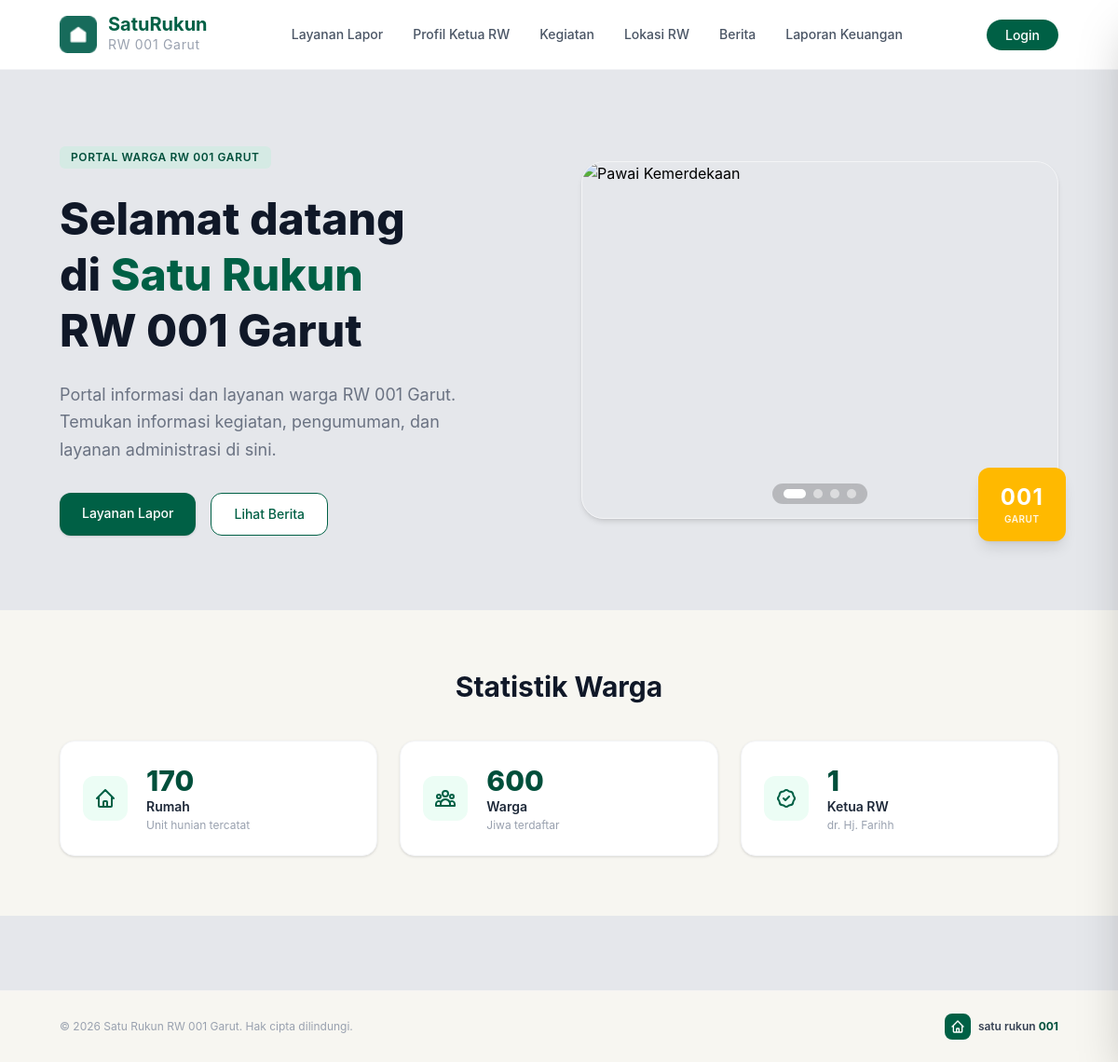
The page / on the database its author committed.
### tables this page shows
CREATE TABLE `statistik` (
  `id` int(11) NOT NULL DEFAULT 1,
  `jumlah_rumah` int(11) DEFAULT 128,
  `jumlah_warga` int(11) DEFAULT 436,
  `nama_ketua_rw` varchar(100) DEFAULT 'dr. Hj. Farih'
);

### index.php (the view, shortened to what this page needs)
<?php
require 'koneksi.php';
$q_stat = mysqli_query($conn, "SELECT * FROM statistik WHERE id = 1");
$stat   = mysqli_fetch_assoc($q_stat);
?>
<!doctype html>
<html lang="id">
  <head>
    <link rel="stylesheet" href="./src/output.css" />
  </head>
  <body class="bg-gray-200 font-sans">
    <header
      class="bg-white border-b border-gray-100 py-4 px-6 md:px-16 flex items-center justify-between"
    >
      <div class="flex items-center space-x-1">
        <a
          href="index.html"
          class="flex items-center space-x-3 group cursor-pointer"
        >
        <img
          src="assets/gambar/logo_main_web.png"
          alt="Logo Satu Rukun"
          class="h-10 w-auto"
        />
          <div class="font-bold text-xl leading-none text-emerald-800">
            SatuRukun <br />
            <span class="text-sm font-normal text-gray-400 tracking-wider">
              RW 001 Garut
            </span>
          </div>
        </a>
      </div>
      <nav
        class="hidden lg:flex items-center space-x-8 text-sm font-medium text-gray-600"
      >
        <a
          href="./halaman/layananlapor.php"
          class="hover:text-emerald-700 transition"
          >Layanan Lapor</a
        >
        <a
          href="./halaman/profil-rw.php"
          class="hover:text-emerald-700 transition"
          >Profil Ketua RW</a
        >
        <a
          href="./halaman/kegiatan.php"
          class="hover:text-emerald-700 transition"
          >Kegiatan</a
        >
        <a
          href="./halaman/lokasi.html"
          class="hover:text-emerald-700 transition"
          >Lokasi RW</a
        >
        <a
          href="./halaman/berita.php"
          class="hover:text-emerald-700 transition"
          >Berita</a
        >
        <a
          href="./halaman/keuangan.php"
          class="hover:text-emerald-700 transition"
          >Laporan Keuangan</a
        >
      </nav>
<div>
  <?php if (isset($_SESSION['user_id'])): ?>
    <button
      id="userMenuBtn"
      class="flex items-center space-x-2 bg-emerald-800 hover:bg-emerald-900 text-white p-2.5 sm:px-4 sm:py-2 rounded-full transition duration-200 shadow-sm focus:outline-none"
    >
      <svg
        xmlns="http://www.w3.org/2000/svg"
        class="w-5 h-5"
        fill="none"
        viewBox="0 0 24 24"
        stroke="currentColor"
        stroke-width="2"
      >
        <path
          stroke-linecap="round"
          stroke-linejoin="round"
          d="M16 7a4 4 0 11-8 0 4 4 0 018 0zM12 14a7 7 0 00-7 7h14a7 7 0 00-7-7z"
        />
      </svg>
      <span class="text-xs sm:text-sm font-medium hidden sm:inline">
        <?= htmlspecialchars($_SESSION['nama']) ?>
      </span>
    </button>
  <?php else: ?>
    <a
      href="./halaman/login.html"
      class="px-5 py-2 bg-emerald-800 hover:bg-emerald-900 text-white rounded-full text-sm font-medium transition"
    >
      Login
    </a>
  <?php endif; ?>
</div>
    </header>
    <main
      class="max-w-7xl mx-auto px-6 md:px-16 py-12 lg:py-20 grid grid-cols-1 lg:grid-cols-2 gap-12 items-center"
    >
      <div class="space-y-6">
        <span
          class="inline-block px-3 py-1 bg-emerald-200/25 text-emerald-900 text-xs font-semibold tracking-wider rounded-md uppercase"
        >
          PORTAL WARGA RW 001 GARUT
        </span>
        <h1
          class="text-4xl md:text-5xl font-extrabold text-gray-900 leading-tight"
        >
          Selamat datang <br />
          di <span class="text-emerald-800">Satu Rukun</span> <br />
          RW 001 Garut
        </h1>
        <p class="text-gray-500 text-base md:text-lg max-w-md leading-relaxed">
          Portal informasi dan layanan warga RW 001 Garut. Temukan informasi
          kegiatan, pengumuman, dan layanan administrasi di sini.
        </p>
        <div class="flex flex-wrap gap-4 pt-2">
          <a
            href="./halaman/layananlapor.php"
            class="px-6 py-3 bg-emerald-800 hover:bg-emerald-900 text-white font-medium rounded-xl text-sm shadow-sm transition"
          >
            Layanan Lapor
          </a>
          <a
            href="./halaman/berita.php"
            class="px-6 py-3 bg-white border border-emerald-800 text-emerald-800 hover:bg-emerald-50 font-medium rounded-xl text-sm transition"
          >
            Lihat Berita
          </a>
        </div>
      </div>
      <div class="relative w-full max-w-xl mx-auto">
        <div
          id="slider"
          class="flex overflow-x-auto snap-x snap-mandatory scroll-smooth no-scrollbar rounded-3xl shadow-md border border-gray-100 h-80 md:h-96"
        >
        </div>
        <div
          id="dots-container"
          class="absolute bottom-4 left-1/2 -translate-x-1/2 flex items-center space-x-2 z-20 bg-black/20 backdrop-blur-sm px-3 py-1.5 rounded-full"
        >
        </div>
        <div
          class="absolute -bottom-6 -right-2 bg-amber-400 text-white font-bold px-6 py-4 rounded-xl shadow-lg text-center z-10 pointer-events-none"
        >
          <div class="text-2xl tracking-wider">001</div>
          <div
            class="text-[10px] font-semibold tracking-wider uppercase opacity-90"
          >
            Garut
          </div>
        </div>
      </div>
    </main>
    <section class="bg-[#f7f6f1] py-12 md:py-16">
      <div class="max-w-7xl mx-auto px-6 md:px-16">
        <h2
          class="text-2xl md:text-3xl font-bold text-center text-gray-900 mb-8 md:mb-10"
        >
          Statistik Warga
        </h2>
        <div class="grid grid-cols-1 md:grid-cols-3 gap-6">
          <div
            class="bg-white rounded-2xl p-6 shadow-sm border border-gray-100 flex items-center space-x-5"
          >
            <div
              class="p-3 bg-emerald-50 text-emerald-800 rounded-xl flex items-center justify-center"
            >
            </div>
            <div>
              <span class="block text-3xl font-extrabold text-emerald-900">
                <?= number_format($stat['jumlah_rumah'] ?? 128) ?>
              </span>
              <span class="block text-sm font-semibold text-gray-800"
                >Rumah</span
              >
              <span class="block text-xs text-gray-400 mt-0.5"
                >Unit hunian tercatat</span
              >
            </div>
          </div>
          <div
            class="bg-white rounded-2xl p-6 shadow-sm border border-gray-100 flex items-center space-x-5"
          >
            <div
              class="p-3 bg-emerald-50 text-emerald-800 rounded-xl flex items-center justify-center"
            >
            </div>
            <div>
              <span class="block text-3xl font-extrabold text-emerald-900">
                <?= number_format($stat['jumlah_warga'] ?? 436) ?>
              </span>
              <span class="block text-sm font-semibold text-gray-800"
                >Warga</span
              >
              <span class="block text-xs text-gray-400 mt-0.5"
                >Jiwa terdaftar</span
              >
            </div>
          </div>
          <div
            class="bg-white rounded-2xl p-6 shadow-sm border border-gray-100 flex items-center space-x-5"
          >
            <div
              class="p-3 bg-emerald-50 text-emerald-800 rounded-xl flex items-center justify-center"
            >
            </div>
            <div>
              <span class="block text-3xl font-extrabold text-emerald-900"
                >1</span
              >
              <span class="block text-sm font-semibold text-gray-800"
                >Ketua RW</span
              >
              <span class="block text-xs text-gray-400 mt-0.5">
                <?= htmlspecialchars($stat['nama_ketua_rw'] ?? 'dr. Hj. Farih') ?>
              </span>
            </div>
          </div>
        </div>
      </div>
    </section>
    <footer
      class="bg-[#f7f6f1] py-6 px-6 md:px-16 border-t border-gray-100/50 mt-20"
    >
      <div
        class="max-w-7xl mx-auto flex flex-col sm:flex-row items-center justify-between gap-4"
      >
        <p class="text-xs text-gray-400 font-normal">
          © 2026 Satu Rukun RW 001 Garut. Hak cipta dilindungi.
        </p>
        <div class="flex items-center space-x-2">
          <div
            class="w-7 h-7 bg-emerald-800 rounded-lg flex items-center justify-center text-white"
          >
          </div>
          <span class="text-xs font-semibold text-gray-700">
            satu rukun <span class="text-emerald-900 font-bold">001</span>
          </span>
        </div>
      </div>
    </footer>
  </body>
</html>

### index.php (style rules this page uses)
.no-scrollbar { -ms-overflow-style: none; scrollbar-width: none; }

### rows shown on the page
statistik: jumlah_rumah "170", jumlah_warga "600", nama_ketua_rw "dr. Hj. Farihh"
